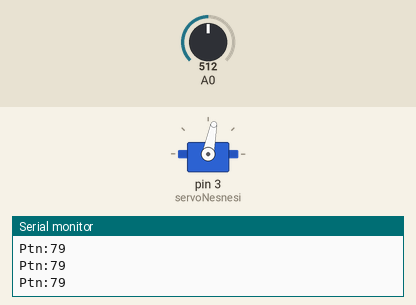
The sketch below on a simulated Arduino Uno, built with avr-gcc and run on an emulated ATmega328P. Shown: servo, the last lines printed to the serial monitor. Inputs (shaded band) come from the test bench; at power-on: A0 = 512.

Above: at 1.2 s.
1.3 s: A0 set to 716
At 2.1 s:
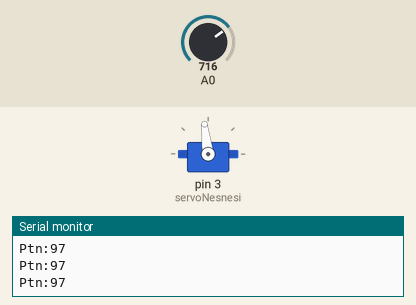
2.8 s: A0 set to 752
At 3.2 s:
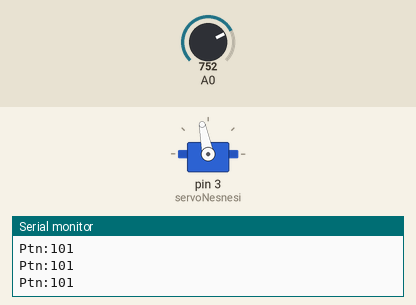
4.3 s: A0 set to 122
At 5.4 s:
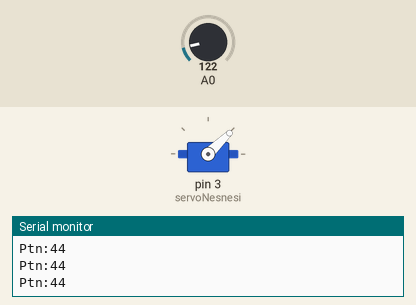
5.8 s: A0 set to 0
At 6.7 s:
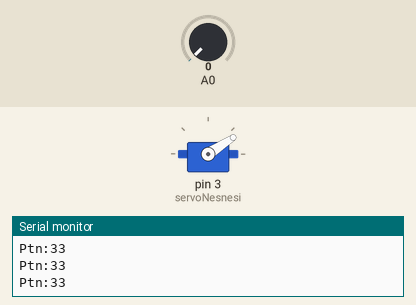
7.3 s: A0 set to 1023
At 7.8 s:
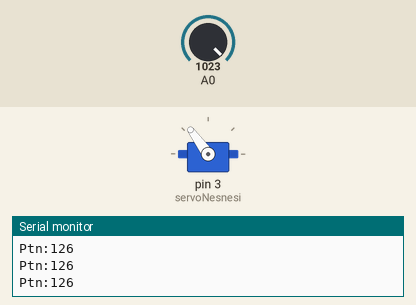
Timing chart, 0 to 9.8 s (numbered marks = the images above; inputs shaded):
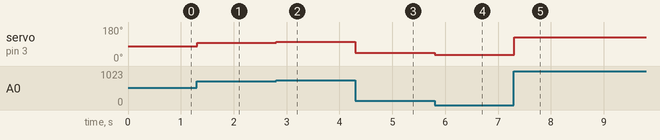

The sketch:

GimbalControl.ino
```cpp
#include <Servo.h>  /* Servo kutuphanesi projeye dahil edildi */
Servo servoNesnesi;  /* servo motor nesnesi yaratildi */

void setup()
{
  servoNesnesi.attach(3);  /* Servo motor 9 numarali pine baglandi */
  Serial.begin(9600);
}

void loop()
{

 int sensorValue = analogRead(A0);

  sensorValue=sensorValue/10;
  sensorValue=map(sensorValue,30,90,60,115);
  servoNesnesi.write(sensorValue);  /* Motorun mili 100. dereceye donuyor */
  Serial.print("Ptn:");Serial.println(sensorValue);

  //delay(100);

}
```

Measured:
- after the input at 1.3 s, servo on pin 3 (servoNesnesi): 79° → 97° at once
- after the input at 2.8 s, servo on pin 3 (servoNesnesi): 97° → 101° at once
- after the input at 4.3 s, servo on pin 3 (servoNesnesi): 101° → 44° at once
- after the input at 5.8 s, servo on pin 3 (servoNesnesi): 44° → 33° at once
- after the input at 7.3 s, servo on pin 3 (servoNesnesi): 33° → 126° at once
